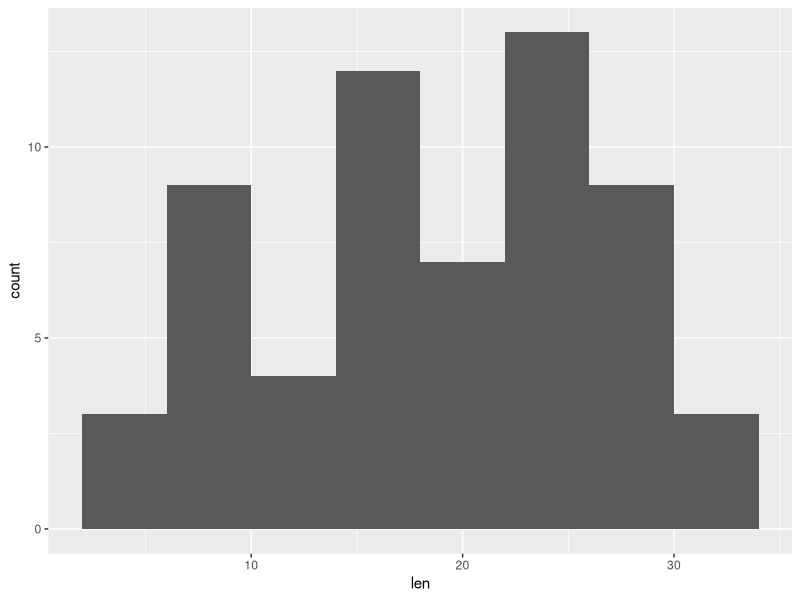
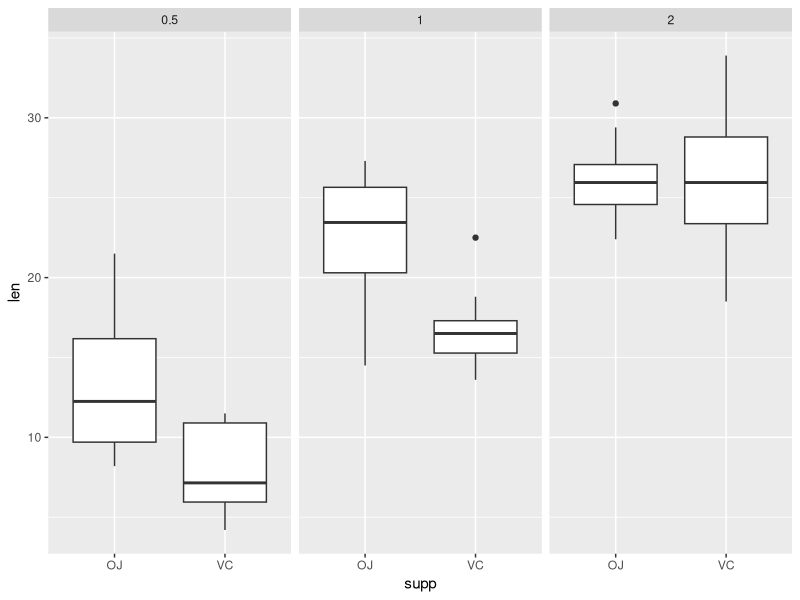

The R script that drew these images, in order:
## ---- chunk 1
library(ggplot2)
library(dplyr)

data("ToothGrowth")
tooth <- tbl_df(ToothGrowth)
## ---- chunk 2
summary(tooth)
glimpse(tooth)
## ---- chunk 3
ggplot(tooth, aes(len)) + geom_histogram(binwidth = 4)
ggplot(tooth, aes(supp, len, factor(dose))) + geom_boxplot() + facet_grid(. ~ dose)
